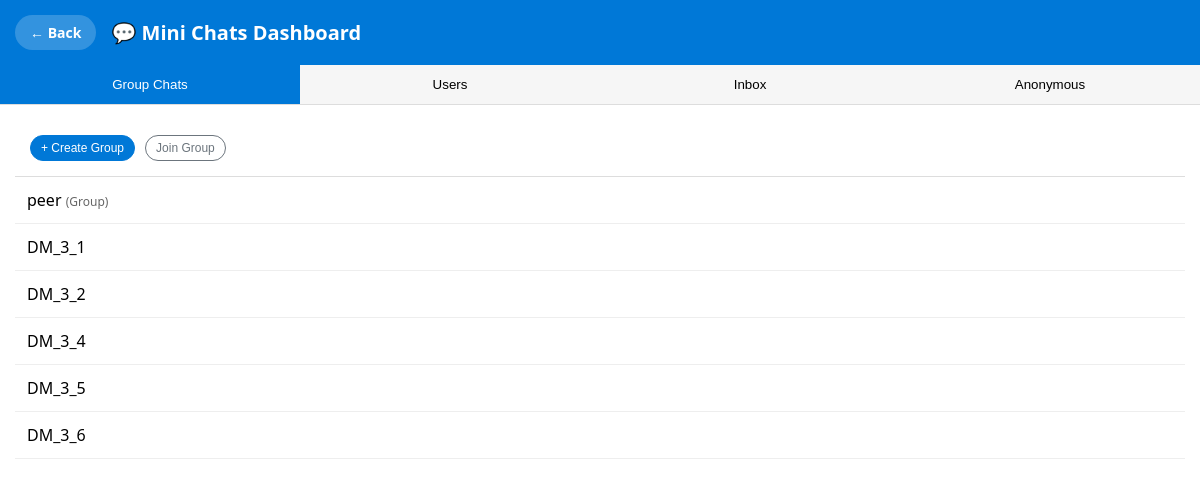
Page /chat/dashboard/ (signed in) on the committed database.
### chat/models.py (models this page shows, shortened)
class ChatRoom(models.Model):
    name = models.CharField(max_length=100, unique=True)
    user = models.ForeignKey(User, on_delete=models.CASCADE, null=True, blank=True, related_name='created_rooms')
    is_group = models.BooleanField(default=False)
    created_at = models.DateTimeField(auto_now_add=True)

### chat/views.py (the view)
# urls.py: path('dashboard/', views.chat_dashboard, name='dashboard'),
@login_required
def chat_dashboard(request):
    all_users = User.objects.exclude(id=request.user.id)
    rooms = [room for room in ChatRoom.objects.all() if has_room_access(request.user, room)]
    return render(request, 'chat_dash/chadashboard.html', {
        'all_users': all_users,
        'rooms': rooms,
        'user': request.user
    })

### chat/views.py (called while the page is built, shortened)
def has_room_access(user, room):
    if room.user == user:
        return True

### chat/templates/chat_dash/chadashboard.html (shortened to what this page needs)
{% load static %}
<!DOCTYPE html>
<html lang="en">
<head>
</head>
<body data-current-user="{{ request.user.username }}" data-current-user-id="{{ request.user.id }}">
<div class="dashboard">
  <div class="header">
    <a href="{% url 'dashboards:user_dashboard' %}">← Back</a>
    <span>💬 Mini Chats Dashboard</span>
  </div>
  <div class="tabs">
    <button class="tab active" onclick="openTab('group')">Group Chats</button>
    <button class="tab" onclick="openTab('users')">Users</button>
    <button class="tab" onclick="openTab('inbox')">Inbox</button>
    <button class="tab" onclick="openTab('anon')">Anonymous</button>
  </div>
  <div id="group" class="content active">
    <div style="padding: 15px; border-bottom: 1px solid #ddd; display: flex; gap: 10px;">
      <button onclick="showCreateGroupModal()" class="btn btn-sm btn-primary">+ Create Group</button>
      <button onclick="showJoinGroupModal()" class="btn btn-sm btn-outline-secondary">Join Group</button>
    </div>
    <ul class="chat-list">
      {% for room in rooms %}
        <li onclick="openChat('group', '{{ room.name }}', {{ room.id }})">
          {{ room.name }}
          {% if room.is_group %}
            <span style="font-size: 12px; color: #666;">(Group)</span>
          {% endif %}
        </li>
      {% empty %}
        <li>No group chats available</li>
      {% endfor %}
    </ul>
  </div>
</div>
</body>
</html>

### chat/templates/chat_dash/chadashboard.html (style rules this page uses)
body { font-family: 'Segoe UI', Tahoma, Geneva, Verdana, sans-serif; background-color: #f3f5f7; margin: 0; padding: 0; height: 100vh; overflow: hidden; }
.dashboard { width: 100%; height: 100vh; max-width: none; margin: 0; background: #fff; display: flex; flex-direction: column; overflow: hidden; }
.header { background-color: #0078d7; color: white; padding: 15px; font-size: 20px; font-weight: bold; display: flex; align-items: center; gap: 15px; }
.header a { color: white; text-decoration: none; padding: 8px 15px; background: rgba(255, 255, 255, 0.2); border-radius: 20px; font-size: 14px; transition: background 0.2s; }
.tabs { display: flex; border-bottom: 1px solid #ddd; }
.tab { flex: 1; padding: 12px; text-align: center; cursor: pointer; background-color: #f6f6f6; border: none; outline: none; transition: background 0.2s; font-weight: 500; }
.tab.active { background-color: #0078d7; color: white; }
.content { padding: 15px; display: none; flex: 1; overflow-y: auto; }
.content.active { display: block !important; }
.chat-list { list-style: none; padding: 0; margin: 0; }
.chat-list li { padding: 12px; border-bottom: 1px solid #eee; cursor: pointer; transition: background 0.2s; }
.btn-sm { padding: 5px 10px; font-size: 12px; border-radius: 15px; border: 1px solid transparent; cursor: pointer; transition: all 0.2s; }
.btn-primary { background-color: #0078d7; color: white; border-color: #0078d7; }
.btn-outline-secondary { background-color: transparent; color: #6c757d; border-color: #6c757d; }

### rows in the picture
ChatRoom: name "peer", is_group "(Group)"
ChatRoom: name "DM_3_1"
ChatRoom: name "DM_3_2"
ChatRoom: name "DM_3_4"
ChatRoom: name "DM_3_5"
ChatRoom: name "DM_3_6"
